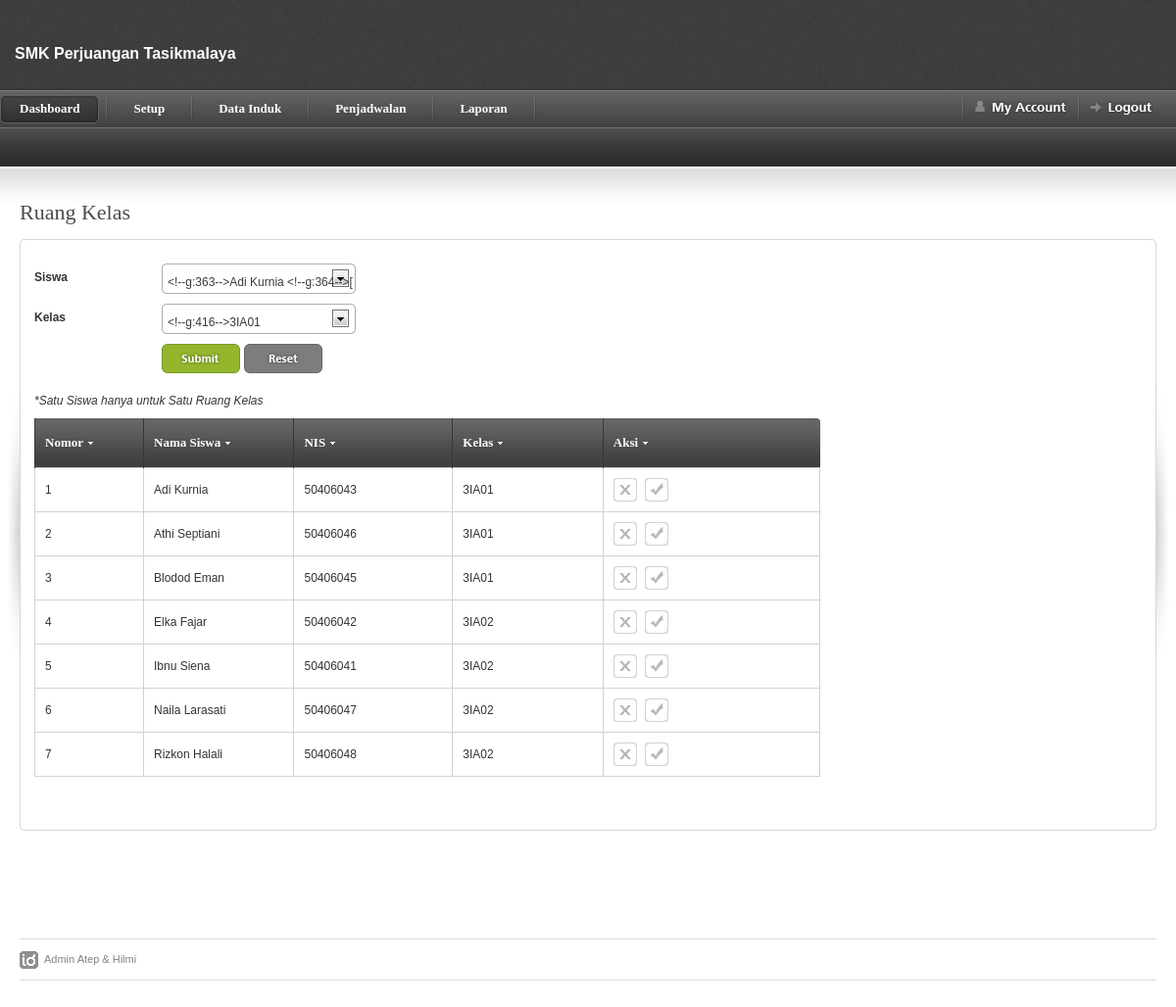
/home.php?page=jadwal_ruangkelas (signed in), run on the app's committed database.
### tables this page shows
CREATE TABLE `tbl_ruangan` (
  `id_ruangan` int(5) NOT NULL,
  `id_siswa` int(3) NOT NULL,
  `id_kelas` int(3) NOT NULL
);

CREATE TABLE `data_siswa` (
  `id_siswa` int(5) NOT NULL,
  `nama_siswa` varchar(20) NOT NULL,
  `nis` varchar(12) NOT NULL,
  `kelamin` enum('laki-laki','perempuan') NOT NULL,
  `alamat_siswa` text NOT NULL,
  `telpon_siswa` varchar(12) NOT NULL,
  `username` varchar(20) NOT NULL,
  `password` varchar(100) NOT NULL
);

CREATE TABLE `setup_kelas` (
  `id_kelas` int(3) NOT NULL,
  `nama_kelas` varchar(10) NOT NULL
);

### jadwal_ruangkelas.php (the view, shortened to what this page needs)
<div id="page-heading">
    <h1>Ruang Kelas</h1>
</div>
<table border="0" width="100%" cellpadding="0" cellspacing="0" id="content-table">
<tr>
    <th rowspan="3" class="sized"><img src="images/shared/side_shadowleft.jpg" width="20" height="300" alt="" /></th>
    <th class="topleft"></th>
    <td id="tbl-border-top">&nbsp;</td>
    <th class="topright"></th>
    <th rowspan="3" class="sized"><img src="images/shared/side_shadowright.jpg" width="20" height="300" alt="" /></th>
</tr>
<tr>
    <td id="tbl-border-left"></td>
    <td>
    <div id="content-table-inner">
    		<form action="?page=jadwal_ruangkelas" method="post">
 	        <table border="0" width="100%" cellpadding="0" cellspacing="0">
            <tr valign="top">
              <td>
                  <table border="0" cellpadding="0" cellspacing="0"  id="id-form">
                    <tr>
                      <th valign="top">Siswa</th>
                      <td>
                      </td>
                    </tr>
                    <tr>
                      <th valign="top">Kelas</th>
                      <td>
                      </td>
                    </tr>
                    <tr>
                      <th>&nbsp;</th>
                      <td valign="top"><input type="submit" name="submit" value="" class="form-submit" />
                          <input type="reset" value="" class="form-reset"  />
                      </td>
                    </tr>
                  </table>
              </td>
            </tr>
            <tr>
              <td><img src="images/shared/blank.gif" width="695" height="1" alt="blank" /></td>
            </tr>
        	</table>
			</form>
		    <p><em>*Satu Siswa hanya untuk Satu Ruang Kelas      	    </em>
        </p>
		    <p>&nbsp;    </p>
	    <form id="mainform" action="">
        <table border="0" width="71%" cellpadding="0" cellspacing="0" id="product-table">
        <tr>
            <th width="13%" class="table-header-repeat line-left minwidth-1"><a href="">Nomor</a>	</th>
            <th width="24%" class="table-header-repeat line-left minwidth-1"><a href="">Nama Siswa</a></th>
            <th width="26%" class="table-header-repeat line-left minwidth-1"><a href="">NIS</a></th>
            <th width="24%" class="table-header-repeat line-left minwidth-1"><a href="">Kelas</a></th>
            <th width="13%" class="table-header-options line-left"><a href="">Aksi</a></th>
        </tr>
        <?php
		$view=mysql_query("select * from tbl_ruangan ruangan, setup_kelas kelas, data_siswa siswa where ruangan.id_kelas=kelas.id_kelas and ruangan.id_siswa=siswa.id_siswa order by id_ruangan asc");
		$no=0;
		while($row=mysql_fetch_array($view)){
		?>
		<tr>
            <td><?php echo $no=$no+1;?></td>
            <td><?php echo $row['nama_siswa'];?></td>
            <td><?php echo $row['nis'];?></td>
            <td><?php echo $row['nama_kelas'];?></td>
            <td class="options-width">
            <a href="" title="Delete" class="icon-2 info-tooltip"></a>
            <a href="" title="Edit" class="icon-5 info-tooltip"></a>
            </td>
        </tr>
		<?php
		}
		?>
        </table>
        </form>
    </div>
    </td>
    <td id="tbl-border-right"></td>
</tr>
<tr>
    <th class="sized bottomleft"></th>
    <td id="tbl-border-bottom">&nbsp;</td>
    <th class="sized bottomright"></th>
</tr>
</table>

### css/screen.css (style rules this page uses)
* { margin: 0; padding: 0; }
html, body { height: 100%; }
body { background: #fff; color: #393939; font-family: Arial; font-size: 0px; line-height: 0; }
#content-table { font-size: 0px; line-height: 0px; }
#content-table th.sized { height: 15px; width: 15px; padding: 0; margin: 0; font-size: 0px; line-height: 0px; }
#content-table-inner { font-size: 12px; line-height: 12px; padding: 10px 0 20px 0; }
#tbl-border-top { background: url(../images/shared/border_bit.jpg) top repeat-x; line-height: 0;font-size: 0px; height: 15px; }
#tbl-border-bottom { background: url(../images/shared/border_bit.jpg) bottom repeat-x; line-height: 0;font-size: 0px; height: 15px; }
#tbl-border-left { background: url(../images/shared/border_bit.jpg) left repeat-y; }
#tbl-border-right { background: url(../images/shared/border_bit.jpg) right repeat-y; }
.topleft { background: url(../images/shared/corner_top_left.jpg) no-repeat; width:15px; height:15px; }
.topright { background: url(../images/shared/corner_top_right.jpg) no-repeat; width:15px; height:15px; }
.bottomleft { background: url(../images/shared/corner_bottom_left.jpg) no-repeat; width:15px; height:15px; }
.bottomright { background: url(../images/shared/corner_bottom_right.jpg) no-repeat; width:15px; height:15px; }
#page-heading { margin: 0 0 15px 20px; }
h1 { color: #4b4b4b; font-family: Tahoma; font-size: 22px; line-height: 24px; font-weight: normal; }
a.icon-2 { background: url(../images/table/table_icon_2.gif) no-repeat; display: block; float: left; height: 24px; margin: 0 8px 0 0; width: 24px; }
a.icon-5 { background: url(../images/table/table_icon_5.gif) no-repeat; display: block; float: left; height: 24px; width: 24px; }
#product-table { margin-bottom: 20px; }
#product-table td a { color: #393939; }
#product-table th { height: 50px; text-align: left; }
#product-table .minwidth-1 { min-width: 110px; }
#product-table td { border: 1px solid #d2d2d2; padding: 10px 0 10px 10px; }
td.options-width { padding: 0 0 0 2px; width: 100px; }
.table-header-options { background: url(../images/table/table_header_options.jpg) no-repeat; border: none; min-width: 221px; padding: 0px 0 0 0; width: 221px; }
.table-header-repeat { background: url(../images/table/table_header_repeat.jpg) repeat-x; border: none; font-size: 0px; line-height: 0; padding: 0px 0 0 0; }
.table-header-options a, .table-header-repeat a { background: url(../images/table/table_sort_arrow.gif) right no-repeat; color: #fff; font-family: Tahoma; font-size: 13px; font-weight: bold; line-height: 14px; margin: 0 0 0 10px; padding: 0 10px 0 0; }
th.line-left { border-left: 1px solid #373737; }
.form-submit { background: url(../images/forms/form_submit.gif) no-repeat; border: none; cursor: pointer; display: block; float: left; height: 30px; margin: 0 4px 0 0; padding: 0; text-indent: -3000px; width: 80px; }
.form-reset { background: url(../images/forms/form_reset.gif) no-repeat; border: none; cursor: pointer; display: block; float: left; height: 30px; text-indent: -3000px; width: 80px; }
#id-form td { padding: 0 0 10px 0; }
#id-form th { line-height: 28px; min-width: 130px; padding: 0 0 10px 0; text-align: left; width: 130px; }
table { border-collapse: collapse; }
a { outline: none; text-decoration: none; }
img { border: 0; }
p { margin: 0px; padding: 0px; }
form { margin: 0; padding: 0; }

### data on the page
tbl_ruangan: id_siswa.nama_siswa "Adi Kurnia", id_siswa.nis "50406043", id_kelas.nama_kelas "3IA01"
tbl_ruangan: no "2", id_siswa.nama_siswa "Athi Septiani", id_siswa.nis "50406046", id_kelas.nama_kelas "3IA01"
tbl_ruangan: no "3", id_siswa.nama_siswa "Blodod Eman", id_siswa.nis "50406045", id_kelas.nama_kelas "3IA01"
tbl_ruangan: no "4", id_siswa.nama_siswa "Elka Fajar", id_siswa.nis "50406042", id_kelas.nama_kelas "3IA02"
tbl_ruangan: no "5", id_siswa.nama_siswa "Ibnu Siena", id_siswa.nis "50406041", id_kelas.nama_kelas "3IA02"
tbl_ruangan: no "6", id_siswa.nama_siswa "Naila Larasati", id_siswa.nis "50406047", id_kelas.nama_kelas "3IA02"
tbl_ruangan: no "7", id_siswa.nama_siswa "Rizkon Halali", id_siswa.nis "50406048", id_kelas.nama_kelas "3IA02"
